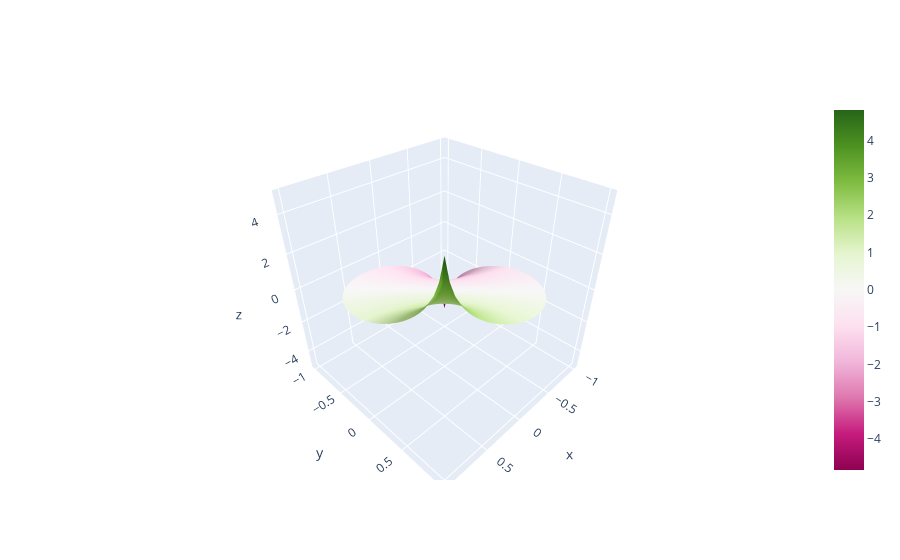

The cell this chart's notebook holds for it:
### Code cell
plot_data = [
    plotly.graph_objects.Mesh3d(
                                x=global_x, 
                                y=global_y,
                                z=global_z,
                                intensity=global_z
                                )        
    ]
fig = plotly.graph_objects.Figure(data=plot_data)
fig.update_layout()

### Figure 1 — Plotly figure (JSON) as saved in the notebook; plotly's stock layout.template omitted (floating-point values rounded to 4 significant figures; data arrays with more than 128 entries replaced by an {"elided": "..."} marker saying what was removed)
{"data": [{"intensity": {"elided": "19200 float values"}, "type": "mesh3d", "x": {"elided": "19200 float values"}, "y": {"elided": "19200 float values"}, "z": {"elided": "19200 float values"}}], "layout": {}}
